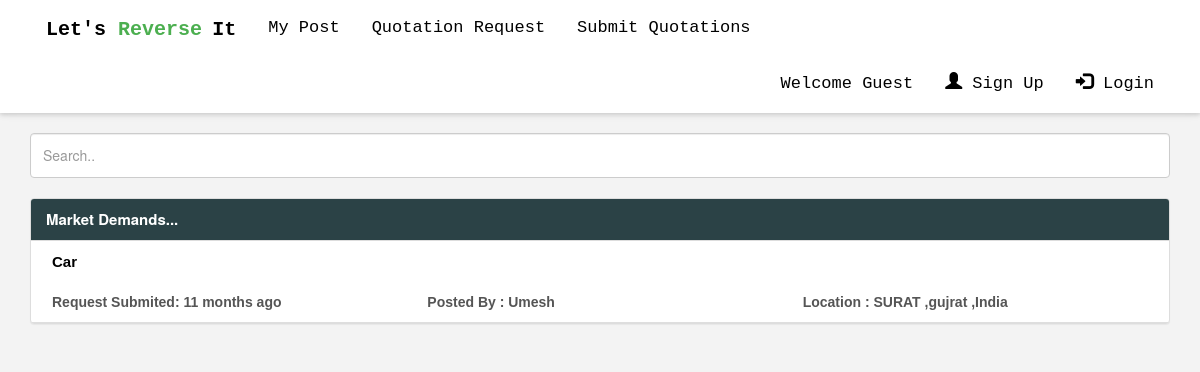
Screenshot of /qrlist?categories=CAR with the database file from the repository.
### tables this page shows
CREATE TABLE `qrdata` (
  `id` int(11) NOT NULL,
  `postedid` int(11) NOT NULL,
  `categories` varchar(255) NOT NULL,
  `postedby` varchar(255) NOT NULL,
  `title` varchar(255) NOT NULL,
  `description` longtext NOT NULL,
  `date` timestamp NOT NULL DEFAULT CURRENT_TIMESTAMP ON UPDATE CURRENT_TIMESTAMP,
  `city` varchar(255) NOT NULL,
  `state` varchar(255) NOT NULL,
  `country` varchar(255) NOT NULL,
  `image` varchar(255) NOT NULL
);

### timeago.php (called while the page is built, shortened)
<?php
function timeAgo($time_ago)
{
    $time_ago = strtotime($time_ago);
    $cur_time   = time();
    $time_elapsed   = $cur_time - $time_ago;
    $seconds    = $time_elapsed ;
    $minutes    = round($time_elapsed / 60 );
    $hours      = round($time_elapsed / 3600);
    $days       = round($time_elapsed / 86400 );
    $weeks      = round($time_elapsed / 604800);
    $months     = round($time_elapsed / 2600640 );
    $years      = round($time_elapsed / 31207680 );
    if($seconds <= 60){
        return "Just Now";
    }
    else if($hours <=24){
        if($hours==1){
            return "an hour ago";
        }else{
            return "$hours hrs ago";
        }
    }
    else if($days <= 7){
        if($days==1){
            return "yesterday";
        }else{
            return "$days days ago";
        }
    }
    else if($weeks <= 4.3){
        if($weeks==1){
            return "a week ago";
        }else{
            return "$weeks weeks ago";
        }
    }
    else if($months <=12){
        if($months==1){
            return "a month ago";
        }else{
            return "$months months ago";
        }
    }
    else{
        if($years==1){
            return "one year ago";
        }else{
            return "$years years ago";
        }
    }
}
?>

### qrlist.php (the view, shortened to what this page needs)
<?php
include_once 'dbconnect.php';
include_once 'timeago.php';
if(isset($_GET['categories'])) {
    $txt= $_GET['categories'];
    if(isset($_SESSION['usr_id'])){
    $result = mysqli_query($con,"SELECT * FROM qrdata WHERE categories = '{$txt}' AND (postedid != '{$_SESSION['usr_id']}')" );
    }else{
    $result = mysqli_query($con,"SELECT * FROM qrdata WHERE categories = '{$txt}'" );
    }
    if(isset($_SESSION['usr_id'])){
        $result1 = mysqli_query($con,"SELECT count(*) AS count FROM qrdata WHERE (categories = '{$txt}') AND (postedid != '{$_SESSION['usr_id']}')" );
    }else{
        $result1 = mysqli_query($con,"SELECT count(*) AS count FROM qrdata WHERE (categories = '{$txt}') " );
    }
        $row1 = mysqli_fetch_array($result1);
        $count = $row1['count'];
}
?>
    <!DOCTYPE html>
    <html lang="en">
    <head>
        <link rel="stylesheet" href="css/qrlist.css">
    </head>
    <body style="background-color:#f3f3f3;">
<div style="width:100%;height:auto;background-color:#ffff;">
        <?php include 'navbar.php' ?>
</div>
<?php if($count > 0)  {?>
                <div class="container">
                    <br>
                    <input class="form-control " id="myInput" type="text" placeholder="Search.." style="height:45px;">
                    <br>
                </div>
        <div class="container">
            <div class="panel panel-default">
                        <div class="panel-heading" style="background:rgba(43, 66, 70, 1);" > <b style="color:white;font-size:15px;"> Market Demands... </b></div>
                <div class="panel-body" style="padding:0px 16px 0px 16px;">
                        <?php while($row=mysqli_fetch_array($result)): ?>
                            <div class="row" id="myTable" >
                                    <a href="bid?id=<?php echo $row['id'];?>">
                                        <div class="row">
                                                                <div class="col-sm-12 col-xs-12" id="title">
                                                                    <b>
                                                                    <?php echo $row['title'];?>
                                                                    </b>
                                                                </div>
                                        </div>
                                        <div class="row" style="color:#555;">
                                                <br>
                                                    <div class="col-sm-4 col-xs-12">
                                                    <?php echo " <b> Request Submited: <b>" . $time_elapsed = timeAgo($row['date']); ?>
                                                    </div>
                                                    <div class="col-sm-4 col-xs-12">
                                                        <?php echo "<b> Posted By : </b>"  .$row['postedby']; ?>
                                                    </div>
                                                    <div class="col-sm-4 col-xs-12">
                                                        <?php echo "<b> Location : </b>" . $row['city']; ?>
                                                        <?php echo "," . $row['state']; ?>
                                                        <?php echo "," . $row['country']; ?>
                                                    </div>
                                        </div>
                                    </a>
                            </div>
                        <?php endwhile;?>
                </div>
            </div>
        </div>
        <?php } else {
    echo '<br><br><br><center><h2 style="font-family:monospace;">No quatation requests found.<br><br><br><br> </h2></center>';
 } ?>
    </body>
    </html>

### css/qrlist.css (style rules this page uses)
#myTable { color:black; padding:10px 20px 10px 20px; border-bottom: 1px solid #DEDEDE; font-family: 'Lucida Sans', 'Lucida Sans Regular', 'Lucida Grande', 'Lucida Sans Unicode', Geneva, Verdana, sans-serif; }
#myTable a { color:black; }
#title { text-align:justify; font-size:15px; }

### css/navbar.css (style rules this page uses)
body { margin:0; }

### rows the page displays
qrdata: title "Car", date "11 months ago", postedby "Umesh", city "SURAT", state "gujrat", country "India"
